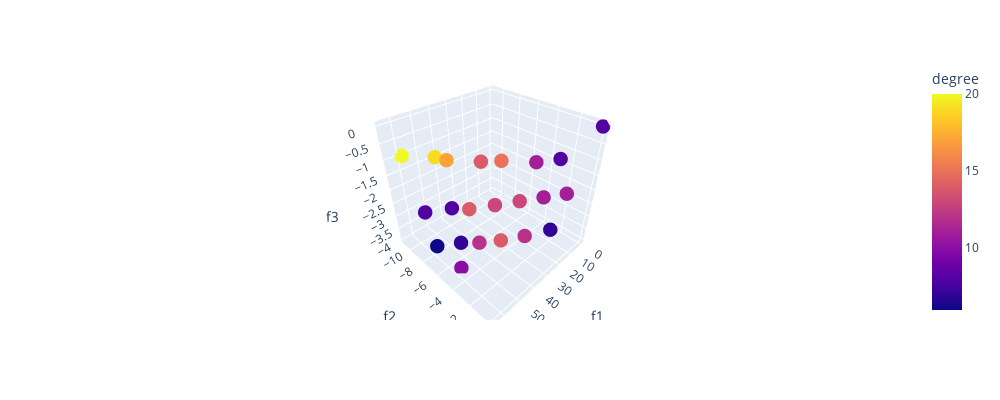

Notebook source saved alongside this figure:
### Code cell
fig = px.scatter_3d(df_solutions, x='f1', y='f2', z='f3', color='degree')
fig.update_layout(
    autosize=False,
    width=1000,
    height=400,
    )

fig.update_traces(marker={'size': 5})
fig.show()

### Figure 1 — Plotly figure (JSON) as saved in the notebook; plotly's stock layout.template omitted (floating-point values rounded to 4 significant figures)
{"data": [{"hovertemplate": "f1=%{x}<br>f2=%{y}<br>f3=%{z}<br>degree=%{marker.color}<extra></extra>", "legendgroup": "", "marker": {"color": [20, 19, 17, 15, 14, 14, 14, 13, 13, 12, 12, 11, 11, 11, 10, 8, 8, 8, 8, 7, 7, 6], "coloraxis": "coloraxis", "size": 5, "symbol": "circle"}, "mode": "markers", "name": "", "scene": "scene", "showlegend": false, "type": "scatter3d", "x": [59, 49, 47, 30, 37, 50, 42, 40, 30, 32, 50, 20, 10, 20, 57, 65, 55, 10, 0, 20, 56, 65], "y": [-11, -9, -8, -5, -6, -5, -3, -4, -3, -2, -4, -3, -1, -2, -5, -7, -6, -2, 0, -1, -5, -6], "z": [-1, -1, -1, -1, -1, -2, -3, -2, -2, -3, -3, -1, -2, -2, -4, -2, -2, -1, 0, -3, -3, -3]}], "layout": {"autosize": false, "coloraxis": {"colorbar": {"title": {"text": "degree"}}, "colorscale": [[0, "#0d0887"], [0.1111, "#46039f"], [0.2222, "#7201a8"], [0.3333, "#9c179e"], [0.4444, "#bd3786"], [0.5556, "#d8576b"], [0.6667, "#ed7953"], [0.7778, "#fb9f3a"], [0.8889, "#fdca26"], [1, "#f0f921"]]}, "height": 400, "legend": {"tracegroupgap": 0}, "margin": {"t": 60}, "scene": {"domain": {"x": [0, 1], "y": [0, 1]}, "xaxis": {"title": {"text": "f1"}}, "yaxis": {"title": {"text": "f2"}}, "zaxis": {"title": {"text": "f3"}}}, "width": 1000}}
